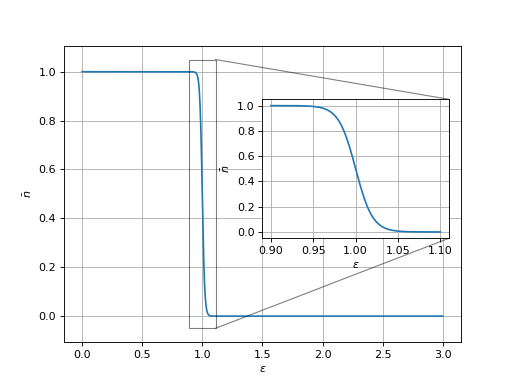

Write Python code to recreate this figure.
import numpy as np
import matplotlib.pyplot as plt

def fermi_dirac(epsilon, mu, beta):
    return 1/(np.exp(beta*(epsilon - mu))+1)

x = np.linspace(0, 3, num=1000)
x_zoom = np.linspace(0.9, 1.1, num=1000)

fig = plt.figure()
ax = fig.subplots(1, 1)

ax.plot(x, fermi_dirac(x, mu=1, beta=100))

axins = ax.inset_axes([0.5, 0.35, 0.47, 0.47])
axins.plot(x_zoom, fermi_dirac(x_zoom, mu=1, beta=100))
ax.indicate_inset_zoom(axins, edgecolor="black")

for a in [ax, axins]:
    a.set_xlabel(r'$\epsilon$')
    a.set_ylabel(r'$\bar n$')
    a.grid()
